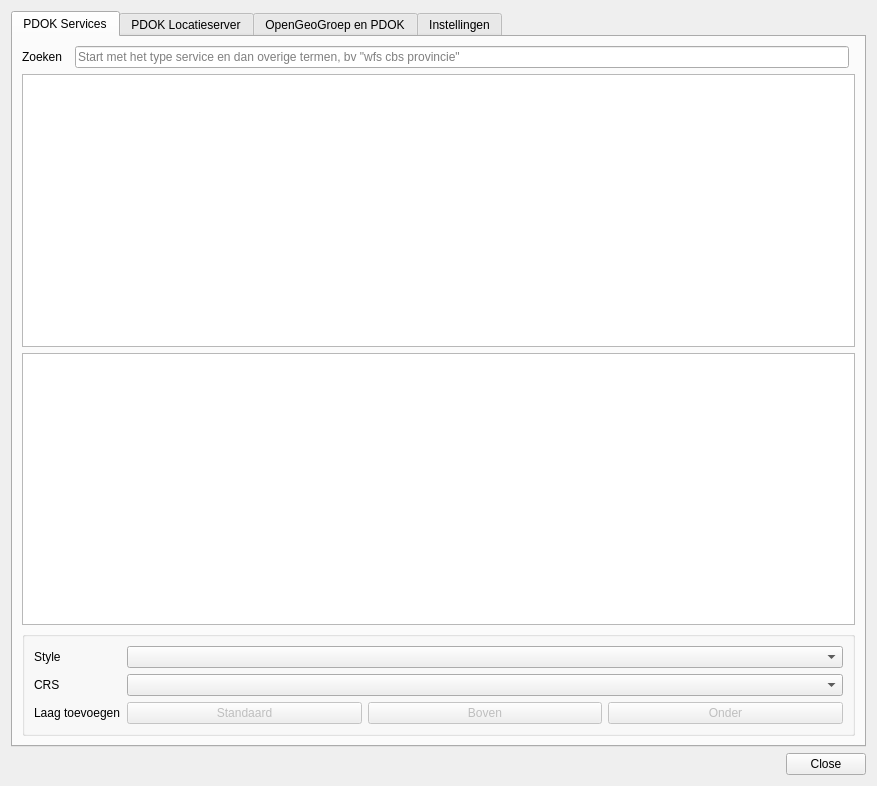
<?xml version="1.0" encoding="UTF-8"?>
<ui version="4.0">
 <class>PdokServicesPluginDialog</class>
 <widget class="QDialog" name="PdokServicesPluginDialog">
  <property name="geometry">
   <rect>
    <x>0</x>
    <y>0</y>
    <width>877</width>
    <height>786</height>
   </rect>
  </property>
  <property name="windowTitle">
   <string>PDOK Services Plugin</string>
  </property>
  <layout class="QVBoxLayout" name="verticalLayout">
   <item>
    <widget class="QTabWidget" name="tabWidget">
     <property name="sizePolicy">
      <sizepolicy hsizetype="Expanding" vsizetype="Expanding">
       <horstretch>0</horstretch>
       <verstretch>0</verstretch>
      </sizepolicy>
     </property>
     <property name="currentIndex">
      <number>0</number>
     </property>
     <widget class="QWidget" name="layers_tab">
      <attribute name="title">
       <string>PDOK Services</string>
      </attribute>
      <layout class="QGridLayout" name="gridLayout_2">
       <item row="1" column="0" colspan="4">
        <widget class="QTableView" name="servicesView">
         <property name="sizePolicy">
          <sizepolicy hsizetype="Expanding" vsizetype="Expanding">
           <horstretch>0</horstretch>
           <verstretch>0</verstretch>
          </sizepolicy>
         </property>
         <property name="minimumSize">
          <size>
           <width>0</width>
           <height>0</height>
          </size>
         </property>
         <attribute name="horizontalHeaderDefaultSectionSize">
          <number>150</number>
         </attribute>
        </widget>
       </item>
       <item row="2" column="0" colspan="4">
        <widget class="QTextBrowser" name="layer_info">
         <property name="sizePolicy">
          <sizepolicy hsizetype="Expanding" vsizetype="Expanding">
           <horstretch>0</horstretch>
           <verstretch>0</verstretch>
          </sizepolicy>
         </property>
         <property name="maximumSize">
          <size>
           <width>16777215</width>
           <height>400</height>
          </size>
         </property>
         <property name="openExternalLinks">
          <bool>true</bool>
         </property>
        </widget>
       </item>
       <item row="0" column="2">
        <widget class="QLineEdit" name="layerSearch">
         <property name="placeholderText">
          <string>Start met het type service en dan overige termen, bv &quot;wfs cbs provincie&quot;</string>
         </property>
         <property name="clearButtonEnabled">
          <bool>true</bool>
         </property>
        </widget>
       </item>
       <item row="0" column="0">
        <widget class="QLabel" name="label">
         <property name="text">
          <string>Zoeken</string>
         </property>
        </widget>
       </item>
       <item row="3" column="0" colspan="4">
        <widget class="QGroupBox" name="layer_options_groupbox">
         <property name="sizePolicy">
          <sizepolicy hsizetype="Expanding" vsizetype="Fixed">
           <horstretch>0</horstretch>
           <verstretch>0</verstretch>
          </sizepolicy>
         </property>
         <property name="title">
          <string/>
         </property>
         <layout class="QFormLayout" name="formLayout">
          <item row="1" column="0">
           <widget class="QLabel" name="wmsStyleLabel">
            <property name="text">
             <string>Style</string>
            </property>
           </widget>
          </item>
          <item row="1" column="1">
           <widget class="QComboBox" name="wmsStyleComboBox">
            <property name="editable">
             <bool>false</bool>
            </property>
           </widget>
          </item>
          <item row="3" column="0">
           <widget class="QLabel" name="labelCrs">
            <property name="text">
             <string>CRS</string>
            </property>
           </widget>
          </item>
          <item row="3" column="1">
           <widget class="QComboBox" name="comboSelectProj"/>
          </item>
          <item row="5" column="0">
           <widget class="QLabel" name="labelAddLayer">
            <property name="text">
             <string>Laag toevoegen</string>
            </property>
           </widget>
          </item>
          <item row="5" column="1">
           <layout class="QHBoxLayout" name="horizontalLayout">
            <item>
             <widget class="QPushButton" name="btnLoadLayer">
              <property name="enabled">
               <bool>false</bool>
              </property>
              <property name="toolTip">
               <string>Boven actieve kaartlaag toevoegen</string>
              </property>
              <property name="text">
               <string>Standaard</string>
              </property>
             </widget>
            </item>
            <item>
             <widget class="QPushButton" name="btnLoadLayerTop">
              <property name="enabled">
               <bool>false</bool>
              </property>
              <property name="toolTip">
               <string>Als bovenste kaartlaag toevoegen</string>
              </property>
              <property name="text">
               <string>Boven</string>
              </property>
             </widget>
            </item>
            <item>
             <widget class="QPushButton" name="btnLoadLayerBottom">
              <property name="enabled">
               <bool>false</bool>
              </property>
              <property name="toolTip">
               <string>Als onderste kaartlaag toevoegen</string>
              </property>
              <property name="text">
               <string>Onder</string>
              </property>
             </widget>
            </item>
           </layout>
          </item>
         </layout>
        </widget>
       </item>
      </layout>
     </widget>
     <widget class="QWidget" name="ls_tab">
      <attribute name="title">
       <string>PDOK Locatieserver</string>
      </attribute>
      <layout class="QGridLayout" name="gridLayout_4">
       <item row="2" column="0">
        <widget class="QLabel" name="geocoderResultSearchLabel">
         <property name="enabled">
          <bool>false</bool>
         </property>
         <property name="text">
          <string>Filter Resultaten </string>
         </property>
        </widget>
       </item>
       <item row="4" column="0" colspan="3">
        <widget class="QTextBrowser" name="lookupinfo">
         <property name="openExternalLinks">
          <bool>true</bool>
         </property>
        </widget>
       </item>
       <item row="0" column="1" colspan="2">
        <widget class="QLineEdit" name="geocoderSearch">
         <property name="text">
          <string/>
         </property>
         <property name="clearButtonEnabled">
          <bool>true</bool>
         </property>
        </widget>
       </item>
       <item row="3" column="0" colspan="3">
        <widget class="QTableView" name="geocoderResultView"/>
       </item>
       <item row="2" column="1" colspan="2">
        <widget class="QLineEdit" name="geocoderResultSearch">
         <property name="enabled">
          <bool>false</bool>
         </property>
         <property name="clearButtonEnabled">
          <bool>true</bool>
         </property>
        </widget>
       </item>
       <item row="0" column="0">
        <widget class="QLabel" name="label_6">
         <property name="sizePolicy">
          <sizepolicy hsizetype="Fixed" vsizetype="Preferred">
           <horstretch>0</horstretch>
           <verstretch>0</verstretch>
          </sizepolicy>
         </property>
         <property name="text">
          <string>Zoek</string>
         </property>
        </widget>
       </item>
       <item row="1" column="0" colspan="3">
        <widget class="QGroupBox" name="groupBox_3">
         <property name="sizePolicy">
          <sizepolicy hsizetype="Preferred" vsizetype="Preferred">
           <horstretch>0</horstretch>
           <verstretch>0</verstretch>
          </sizepolicy>
         </property>
         <property name="title">
          <string>Zoek Type</string>
         </property>
         <layout class="QGridLayout" name="gridLayout_5">
          <item row="0" column="0">
           <widget class="QCheckBox" name="cbx_gem">
            <property name="text">
             <string>Gemeente</string>
            </property>
            <property name="checked">
             <bool>true</bool>
            </property>
           </widget>
          </item>
          <item row="2" column="0">
           <widget class="QCheckBox" name="cbx_weg">
            <property name="text">
             <string>Weg (BAG openbare ruimte)</string>
            </property>
            <property name="checked">
             <bool>true</bool>
            </property>
           </widget>
          </item>
          <item row="1" column="0">
           <widget class="QCheckBox" name="cbx_wpl">
            <property name="text">
             <string>Woonplaats</string>
            </property>
            <property name="checked">
             <bool>true</bool>
            </property>
           </widget>
          </item>
          <item row="0" column="1">
           <widget class="QCheckBox" name="cbx_adr">
            <property name="text">
             <string>Adres</string>
            </property>
            <property name="checked">
             <bool>true</bool>
            </property>
           </widget>
          </item>
          <item row="1" column="1">
           <widget class="QCheckBox" name="cbx_pcl">
            <property name="text">
             <string>Perceel</string>
            </property>
            <property name="checked">
             <bool>true</bool>
            </property>
           </widget>
          </item>
          <item row="2" column="1">
           <widget class="QCheckBox" name="cbx_hmp">
            <property name="text">
             <string>Hectometerpaal</string>
            </property>
            <property name="checked">
             <bool>true</bool>
            </property>
           </widget>
          </item>
          <item row="3" column="0">
           <widget class="QCheckBox" name="cbx_pcd">
            <property name="text">
             <string>Postcode</string>
            </property>
            <property name="checked">
             <bool>true</bool>
            </property>
           </widget>
          </item>
          <item row="3" column="1">
           <widget class="QPushButton" name="pushButton">
            <property name="sizePolicy">
             <sizepolicy hsizetype="Minimum" vsizetype="Fixed">
              <horstretch>0</horstretch>
              <verstretch>0</verstretch>
             </sizepolicy>
            </property>
            <property name="text">
             <string>Toggle All/None</string>
            </property>
           </widget>
          </item>
         </layout>
        </widget>
       </item>
      </layout>
     </widget>
     <widget class="QWidget" name="about_tab">
      <attribute name="title">
       <string>OpenGeoGroep en PDOK</string>
      </attribute>
      <layout class="QGridLayout" name="gridLayout_3">
       <item row="0" column="0">
        <widget class="QTextBrowser" name="webView">
         <property name="html">
          <string>&lt;!DOCTYPE HTML PUBLIC &quot;-//W3C//DTD HTML 4.0//EN&quot; &quot;http://www.w3.org/TR/REC-html40/strict.dtd&quot;&gt;
&lt;html&gt;&lt;head&gt;&lt;meta name=&quot;qrichtext&quot; content=&quot;1&quot; /&gt;&lt;style type=&quot;text/css&quot;&gt;
p, li { white-space: pre-wrap; }
&lt;/style&gt;&lt;/head&gt;&lt;body style=&quot; font-family:'Cantarell'; font-size:11pt; font-weight:400; font-style:normal;&quot;&gt;
&lt;p style=&quot; margin-top:12px; margin-bottom:12px; margin-left:0px; margin-right:0px; -qt-block-indent:0; text-indent:0px; line-height:162.5%;&quot;&gt;LET OP INHOUD HIERVAN IS NU TE VINDEN IN DE PLUGIN ZELF&lt;/p&gt;&lt;/body&gt;&lt;/html&gt;</string>
         </property>
         <property name="openExternalLinks">
          <bool>true</bool>
         </property>
        </widget>
       </item>
      </layout>
     </widget>
     <widget class="QWidget" name="tab">
      <attribute name="title">
       <string>Instellingen</string>
      </attribute>
      <layout class="QGridLayout" name="gridLayout">
       <item row="0" column="0">
        <widget class="QGroupBox" name="language_groupbox">
         <property name="title">
          <string>Taal</string>
         </property>
         <layout class="QHBoxLayout" name="gridLayout_7">
          <item>
           <widget class="QLabel" name="language_label">
            <property name="text">
             <string>Taal van de plugin</string>
            </property>
           </widget>
          </item>
          <item>
           <widget class="QComboBox" name="language_combo"/>
          </item>
          <item>
           <spacer name="horizontalSpacerLanguage">
            <property name="orientation">
             <enum>Qt::Horizontal</enum>
            </property>
            <property name="sizeHint" stdset="0">
             <size>
              <width>40</width>
              <height>20</height>
             </size>
            </property>
           </spacer>
          </item>
         </layout>
        </widget>
       </item>
       <item row="1" column="0">
        <widget class="QGroupBox" name="groupBox">
         <property name="title">
          <string>Locatieserver prikker</string>
         </property>
         <layout class="QGridLayout" name="gridLayout_6">
          <item row="1" column="0">
           <widget class="QRadioButton" name="cb_yellow_cross">
            <property name="text">
             <string>Toon 'resultaatkruisje' om resultaat op de kaart te tonen, welke met een 'verwijder resultaatkruisje' is weg te halen</string>
            </property>
           </widget>
          </item>
          <item row="2" column="0">
           <spacer name="verticalSpacer">
            <property name="orientation">
             <enum>Qt::Vertical</enum>
            </property>
            <property name="sizeHint" stdset="0">
             <size>
              <width>20</width>
              <height>40</height>
             </size>
            </property>
           </spacer>
          </item>
          <item row="0" column="0">
           <widget class="QRadioButton" name="cb_flashing_geoms">
            <property name="text">
             <string>Toon 'tijdelijk knipperende objecten' om het locatieserver resultaat op de kaart te tonen</string>
            </property>
           </widget>
          </item>
         </layout>
        </widget>
       </item>
      </layout>
     </widget>
    </widget>
   </item>
   <item>
    <widget class="QDialogButtonBox" name="buttonBox">
     <property name="orientation">
      <enum>Qt::Horizontal</enum>
     </property>
     <property name="standardButtons">
      <set>QDialogButtonBox::Close</set>
     </property>
    </widget>
   </item>
  </layout>
 </widget>
 <resources/>
 <connections/>
</ui>
